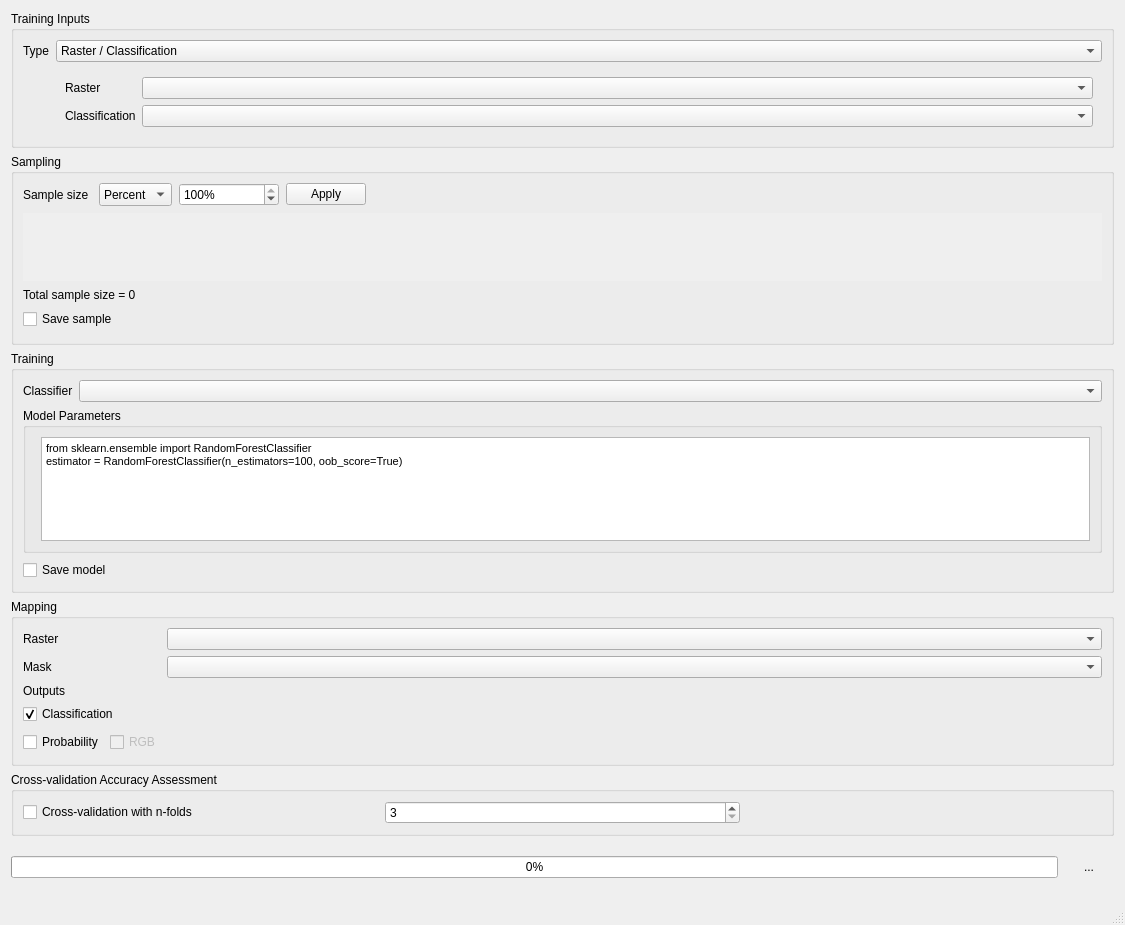
<?xml version="1.0" encoding="UTF-8"?>
<ui version="4.0">
 <class>MainWindow</class>
 <widget class="QMainWindow" name="MainWindow">
  <property name="geometry">
   <rect>
    <x>0</x>
    <y>0</y>
    <width>1125</width>
    <height>925</height>
   </rect>
  </property>
  <property name="sizePolicy">
   <sizepolicy hsizetype="Preferred" vsizetype="Preferred">
    <horstretch>0</horstretch>
    <verstretch>0</verstretch>
   </sizepolicy>
  </property>
  <property name="windowTitle">
   <string>Classification Workflow</string>
  </property>
  <widget class="QWidget" name="centralwidget">
   <layout class="QVBoxLayout" name="verticalLayout" stretch="0,0">
    <property name="leftMargin">
     <number>11</number>
    </property>
    <property name="topMargin">
     <number>11</number>
    </property>
    <property name="rightMargin">
     <number>11</number>
    </property>
    <property name="bottomMargin">
     <number>11</number>
    </property>
    <item>
     <widget class="QScrollArea" name="scrollArea">
      <property name="frameShape">
       <enum>QFrame::NoFrame</enum>
      </property>
      <property name="horizontalScrollBarPolicy">
       <enum>Qt::ScrollBarAlwaysOff</enum>
      </property>
      <property name="widgetResizable">
       <bool>true</bool>
      </property>
      <widget class="QWidget" name="scrollAreaWidgetContents">
       <property name="geometry">
        <rect>
         <x>0</x>
         <y>0</y>
         <width>1103</width>
         <height>798</height>
        </rect>
       </property>
       <layout class="QVBoxLayout" name="verticalLayout_2" stretch="0,0,1,0,0">
        <property name="leftMargin">
         <number>0</number>
        </property>
        <property name="topMargin">
         <number>0</number>
        </property>
        <property name="rightMargin">
         <number>0</number>
        </property>
        <property name="bottomMargin">
         <number>0</number>
        </property>
        <item>
         <widget class="QGroupBox" name="groupBox">
          <property name="minimumSize">
           <size>
            <width>0</width>
            <height>0</height>
           </size>
          </property>
          <property name="title">
           <string>Training Inputs</string>
          </property>
          <layout class="QFormLayout" name="formLayout_6">
           <item row="0" column="0">
            <widget class="QLabel" name="label_6">
             <property name="text">
              <string>Type</string>
             </property>
            </widget>
           </item>
           <item row="0" column="1">
            <layout class="QHBoxLayout" name="horizontalLayout_6">
             <item>
              <widget class="QComboBox" name="uiTrainingType_">
               <item>
                <property name="text">
                 <string>Raster / Classification</string>
                </property>
               </item>
               <item>
                <property name="text">
                 <string>Raster / Vector Classification</string>
                </property>
               </item>
               <item>
                <property name="text">
                 <string>labeled Library</string>
                </property>
               </item>
              </widget>
             </item>
            </layout>
           </item>
           <item row="1" column="1">
            <widget class="QStackedWidget" name="stackedWidget">
             <property name="currentIndex">
              <number>0</number>
             </property>
             <widget class="QWidget" name="raster">
              <layout class="QFormLayout" name="formLayout_4">
               <item row="0" column="0">
                <widget class="QLabel" name="label_5">
                 <property name="text">
                  <string>Raster</string>
                 </property>
                </widget>
               </item>
               <item row="0" column="1">
                <widget class="QgsMapLayerComboBox" name="uiType0Raster_">
                 <property name="currentIndex">
                  <number>-1</number>
                 </property>
                 <property name="allowEmptyLayer">
                  <bool>true</bool>
                 </property>
                </widget>
               </item>
               <item row="1" column="1">
                <layout class="QHBoxLayout" name="horizontalLayout_9">
                 <item>
                  <widget class="QgsMapLayerComboBox" name="uiType0Classification_">
                   <property name="enabled">
                    <bool>true</bool>
                   </property>
                   <property name="currentIndex">
                    <number>-1</number>
                   </property>
                   <property name="allowEmptyLayer">
                    <bool>true</bool>
                   </property>
                  </widget>
                 </item>
                </layout>
               </item>
               <item row="1" column="0">
                <widget class="QLabel" name="label_17">
                 <property name="text">
                  <string>Classification</string>
                 </property>
                 <property name="textFormat">
                  <enum>Qt::AutoText</enum>
                 </property>
                </widget>
               </item>
              </layout>
             </widget>
             <widget class="QWidget" name="vector">
              <layout class="QFormLayout" name="formLayout_7">
               <item row="0" column="0">
                <widget class="QLabel" name="label_9">
                 <property name="text">
                  <string>Raster</string>
                 </property>
                </widget>
               </item>
               <item row="0" column="1">
                <widget class="QgsMapLayerComboBox" name="uiType1Raster_">
                 <property name="currentIndex">
                  <number>-1</number>
                 </property>
                 <property name="allowEmptyLayer">
                  <bool>true</bool>
                 </property>
                </widget>
               </item>
               <item row="1" column="1">
                <layout class="QHBoxLayout" name="horizontalLayout_11">
                 <item>
                  <widget class="QgsMapLayerComboBox" name="uiType1VectorClassification_">
                   <property name="enabled">
                    <bool>true</bool>
                   </property>
                   <property name="currentIndex">
                    <number>-1</number>
                   </property>
                   <property name="allowEmptyLayer">
                    <bool>true</bool>
                   </property>
                  </widget>
                 </item>
                 <item>
                  <widget class="QToolButton" name="uiType1Dialog_">
                   <property name="toolTip">
                    <string>change classification scheme</string>
                   </property>
                   <property name="text">
                    <string>...</string>
                   </property>
                   <property name="icon">
                    <iconset>
                     <normaloff>:/images/themes/default/rendererCategorizedSymbol.svg</normaloff>:/images/themes/default/rendererCategorizedSymbol.svg</iconset>
                   </property>
                   <property name="autoRaise">
                    <bool>true</bool>
                   </property>
                  </widget>
                 </item>
                </layout>
               </item>
               <item row="1" column="0">
                <widget class="QLabel" name="label_19">
                 <property name="text">
                  <string>Vector Classification</string>
                 </property>
                 <property name="textFormat">
                  <enum>Qt::AutoText</enum>
                 </property>
                </widget>
               </item>
              </layout>
             </widget>
             <widget class="QWidget" name="library">
              <layout class="QFormLayout" name="formLayout_8">
               <item row="0" column="0">
                <widget class="QLabel" name="label_12">
                 <property name="text">
                  <string>Library</string>
                 </property>
                </widget>
               </item>
               <item row="0" column="1">
                <layout class="QHBoxLayout" name="horizontalLayout_8" stretch="2">
                 <item>
                  <widget class="QgsMapLayerComboBox" name="uiType2Library_">
                   <property name="enabled">
                    <bool>true</bool>
                   </property>
                   <property name="currentIndex">
                    <number>-1</number>
                   </property>
                   <property name="allowEmptyLayer">
                    <bool>true</bool>
                   </property>
                  </widget>
                 </item>
                </layout>
               </item>
              </layout>
             </widget>
            </widget>
           </item>
          </layout>
         </widget>
        </item>
        <item>
         <widget class="QGroupBox" name="groupBox_2">
          <property name="sizePolicy">
           <sizepolicy hsizetype="Preferred" vsizetype="Preferred">
            <horstretch>0</horstretch>
            <verstretch>0</verstretch>
           </sizepolicy>
          </property>
          <property name="minimumSize">
           <size>
            <width>0</width>
            <height>0</height>
           </size>
          </property>
          <property name="title">
           <string>Sampling</string>
          </property>
          <layout class="QVBoxLayout" name="uiSamplingLayout_">
           <property name="spacing">
            <number>7</number>
           </property>
           <property name="bottomMargin">
            <number>11</number>
           </property>
           <item>
            <layout class="QHBoxLayout" name="horizontalLayout_7" stretch="0,0,0,0,0">
             <property name="spacing">
              <number>7</number>
             </property>
             <item>
              <widget class="QLabel" name="label_8">
               <property name="text">
                <string>Sample size </string>
               </property>
              </widget>
             </item>
             <item>
              <widget class="QComboBox" name="uiSampeMode_">
               <property name="sizePolicy">
                <sizepolicy hsizetype="Fixed" vsizetype="Preferred">
                 <horstretch>0</horstretch>
                 <verstretch>0</verstretch>
                </sizepolicy>
               </property>
               <item>
                <property name="text">
                 <string>Percent</string>
                </property>
               </item>
               <item>
                <property name="text">
                 <string>Pixel</string>
                </property>
               </item>
              </widget>
             </item>
             <item>
              <widget class="QStackedWidget" name="uiStacked_">
               <property name="enabled">
                <bool>true</bool>
               </property>
               <property name="maximumSize">
                <size>
                 <width>100</width>
                 <height>16777215</height>
                </size>
               </property>
               <property name="lineWidth">
                <number>0</number>
               </property>
               <property name="currentIndex">
                <number>0</number>
               </property>
               <widget class="QWidget" name="page">
                <layout class="QHBoxLayout" name="horizontalLayout">
                 <property name="spacing">
                  <number>0</number>
                 </property>
                 <property name="leftMargin">
                  <number>0</number>
                 </property>
                 <property name="topMargin">
                  <number>0</number>
                 </property>
                 <property name="rightMargin">
                  <number>0</number>
                 </property>
                 <property name="bottomMargin">
                  <number>0</number>
                 </property>
                 <item>
                  <widget class="QSpinBox" name="uiSampleSizePercent_">
                   <property name="enabled">
                    <bool>true</bool>
                   </property>
                   <property name="maximumSize">
                    <size>
                     <width>100</width>
                     <height>16777215</height>
                    </size>
                   </property>
                   <property name="suffix">
                    <string>%</string>
                   </property>
                   <property name="maximum">
                    <number>100</number>
                   </property>
                   <property name="value">
                    <number>100</number>
                   </property>
                  </widget>
                 </item>
                </layout>
               </widget>
               <widget class="QWidget" name="page_2">
                <layout class="QHBoxLayout" name="horizontalLayout_5">
                 <property name="spacing">
                  <number>0</number>
                 </property>
                 <property name="leftMargin">
                  <number>0</number>
                 </property>
                 <property name="topMargin">
                  <number>0</number>
                 </property>
                 <property name="rightMargin">
                  <number>0</number>
                 </property>
                 <property name="bottomMargin">
                  <number>0</number>
                 </property>
                 <item>
                  <widget class="QSpinBox" name="uiSampleSizePixel_">
                   <property name="enabled">
                    <bool>true</bool>
                   </property>
                   <property name="maximumSize">
                    <size>
                     <width>100</width>
                     <height>16777215</height>
                    </size>
                   </property>
                   <property name="suffix">
                    <string> px</string>
                   </property>
                   <property name="prefix">
                    <string/>
                   </property>
                   <property name="maximum">
                    <number>999999999</number>
                   </property>
                   <property name="value">
                    <number>0</number>
                   </property>
                  </widget>
                 </item>
                </layout>
               </widget>
              </widget>
             </item>
             <item>
              <widget class="QPushButton" name="uiApply_">
               <property name="text">
                <string>Apply</string>
               </property>
              </widget>
             </item>
             <item>
              <spacer name="horizontalSpacer">
               <property name="orientation">
                <enum>Qt::Horizontal</enum>
               </property>
               <property name="sizeHint" stdset="0">
                <size>
                 <width>40</width>
                 <height>20</height>
                </size>
               </property>
              </spacer>
             </item>
            </layout>
           </item>
           <item>
            <widget class="QScrollArea" name="uiScrollArea_1">
             <property name="frameShape">
              <enum>QFrame::NoFrame</enum>
             </property>
             <property name="frameShadow">
              <enum>QFrame::Plain</enum>
             </property>
             <property name="verticalScrollBarPolicy">
              <enum>Qt::ScrollBarAsNeeded</enum>
             </property>
             <property name="horizontalScrollBarPolicy">
              <enum>Qt::ScrollBarAsNeeded</enum>
             </property>
             <property name="widgetResizable">
              <bool>true</bool>
             </property>
             <widget class="QWidget" name="uiScrollWidget_1">
              <property name="geometry">
               <rect>
                <x>0</x>
                <y>0</y>
                <width>1083</width>
                <height>69</height>
               </rect>
              </property>
              <layout class="QVBoxLayout" name="verticalLayout_3">
               <property name="spacing">
                <number>0</number>
               </property>
               <property name="leftMargin">
                <number>0</number>
               </property>
               <property name="topMargin">
                <number>0</number>
               </property>
               <property name="rightMargin">
                <number>0</number>
               </property>
               <property name="bottomMargin">
                <number>0</number>
               </property>
               <item>
                <layout class="QVBoxLayout" name="layout_">
                 <item>
                  <widget class="QWidget" name="widget_" native="true">
                   <property name="sizePolicy">
                    <sizepolicy hsizetype="Preferred" vsizetype="Preferred">
                     <horstretch>0</horstretch>
                     <verstretch>0</verstretch>
                    </sizepolicy>
                   </property>
                   <property name="minimumSize">
                    <size>
                     <width>30</width>
                     <height>30</height>
                    </size>
                   </property>
                  </widget>
                 </item>
                </layout>
               </item>
              </layout>
             </widget>
            </widget>
           </item>
           <item>
            <widget class="QLabel" name="uiTotalSampleSize_">
             <property name="text">
              <string>Total sample size = 0</string>
             </property>
            </widget>
           </item>
           <item>
            <layout class="QFormLayout" name="formLayout_2">
             <item row="0" column="0">
              <widget class="QCheckBox" name="checkBox_2">
               <property name="text">
                <string>Save sample</string>
               </property>
              </widget>
             </item>
             <item row="0" column="1">
              <widget class="QgsFileWidget" name="uiSampledClassificationFilename_">
               <property name="enabled">
                <bool>false</bool>
               </property>
               <property name="minimumSize">
                <size>
                 <width>0</width>
                 <height>22</height>
                </size>
               </property>
               <property name="defaultRoot">
                <string/>
               </property>
              </widget>
             </item>
            </layout>
           </item>
          </layout>
         </widget>
        </item>
        <item>
         <widget class="QGroupBox" name="groupBox_6">
          <property name="minimumSize">
           <size>
            <width>0</width>
            <height>0</height>
           </size>
          </property>
          <property name="title">
           <string>Training</string>
          </property>
          <layout class="QVBoxLayout" name="verticalLayout_5">
           <item>
            <layout class="QHBoxLayout" name="horizontalLayout_10" stretch="0,1">
             <item>
              <widget class="QLabel" name="label_16">
               <property name="text">
                <string>Classifier</string>
               </property>
              </widget>
             </item>
             <item>
              <widget class="QComboBox" name="uiClassifier_">
               <property name="sizePolicy">
                <sizepolicy hsizetype="Preferred" vsizetype="Preferred">
                 <horstretch>0</horstretch>
                 <verstretch>0</verstretch>
                </sizepolicy>
               </property>
              </widget>
             </item>
            </layout>
           </item>
           <item>
            <widget class="QgsCollapsibleGroupBox" name="mGroupBox_5">
             <property name="sizePolicy">
              <sizepolicy hsizetype="Preferred" vsizetype="Expanding">
               <horstretch>0</horstretch>
               <verstretch>2</verstretch>
              </sizepolicy>
             </property>
             <property name="minimumSize">
              <size>
               <width>0</width>
               <height>0</height>
              </size>
             </property>
             <property name="title">
              <string>Model Parameters</string>
             </property>
             <layout class="QFormLayout" name="formLayout_3">
              <item row="0" column="1">
               <widget class="QTextEdit" name="uiCode_">
                <property name="sizePolicy">
                 <sizepolicy hsizetype="Expanding" vsizetype="Expanding">
                  <horstretch>0</horstretch>
                  <verstretch>1</verstretch>
                 </sizepolicy>
                </property>
                <property name="minimumSize">
                 <size>
                  <width>0</width>
                  <height>0</height>
                 </size>
                </property>
                <property name="maximumSize">
                 <size>
                  <width>16777215</width>
                  <height>16777215</height>
                 </size>
                </property>
                <property name="html">
                 <string>&lt;!DOCTYPE HTML PUBLIC &quot;-//W3C//DTD HTML 4.0//EN&quot; &quot;http://www.w3.org/TR/REC-html40/strict.dtd&quot;&gt;
&lt;html&gt;&lt;head&gt;&lt;meta name=&quot;qrichtext&quot; content=&quot;1&quot; /&gt;&lt;style type=&quot;text/css&quot;&gt;
p, li { white-space: pre-wrap; }
&lt;/style&gt;&lt;/head&gt;&lt;body style=&quot; font-family:'MS Shell Dlg 2'; font-size:8.25pt; font-weight:400; font-style:normal;&quot;&gt;
&lt;p style=&quot; margin-top:0px; margin-bottom:0px; margin-left:0px; margin-right:0px; -qt-block-indent:0; text-indent:0px;&quot;&gt;&lt;span style=&quot; font-size:8pt;&quot;&gt;from sklearn.ensemble import RandomForestClassifier&lt;/span&gt;&lt;/p&gt;
&lt;p style=&quot; margin-top:0px; margin-bottom:0px; margin-left:0px; margin-right:0px; -qt-block-indent:0; text-indent:0px;&quot;&gt;&lt;span style=&quot; font-size:8pt;&quot;&gt;estimator = RandomForestClassifier(n_estimators=100, oob_score=True)&lt;/span&gt;&lt;/p&gt;&lt;/body&gt;&lt;/html&gt;</string>
                </property>
               </widget>
              </item>
             </layout>
            </widget>
           </item>
           <item>
            <layout class="QHBoxLayout" name="horizontalLayout_12">
             <item>
              <widget class="QCheckBox" name="checkBox_3">
               <property name="text">
                <string>Save model</string>
               </property>
              </widget>
             </item>
             <item>
              <widget class="QgsFileWidget" name="uiModelFilename_">
               <property name="enabled">
                <bool>false</bool>
               </property>
               <property name="minimumSize">
                <size>
                 <width>0</width>
                 <height>22</height>
                </size>
               </property>
               <property name="defaultRoot">
                <string/>
               </property>
              </widget>
             </item>
            </layout>
           </item>
          </layout>
         </widget>
        </item>
        <item>
         <widget class="QGroupBox" name="groupBox_4">
          <property name="minimumSize">
           <size>
            <width>0</width>
            <height>0</height>
           </size>
          </property>
          <property name="title">
           <string>Mapping</string>
          </property>
          <layout class="QFormLayout" name="formLayout">
           <item row="0" column="1">
            <widget class="QgsMapLayerComboBox" name="uiRaster2_">
             <property name="currentIndex">
              <number>-1</number>
             </property>
             <property name="allowEmptyLayer">
              <bool>true</bool>
             </property>
            </widget>
           </item>
           <item row="3" column="0">
            <widget class="QCheckBox" name="checkBox_4">
             <property name="text">
              <string>Classification</string>
             </property>
             <property name="checked">
              <bool>true</bool>
             </property>
            </widget>
           </item>
           <item row="3" column="1">
            <widget class="QgsFileWidget" name="uiClassificationFilename_">
             <property name="minimumSize">
              <size>
               <width>0</width>
               <height>22</height>
              </size>
             </property>
             <property name="defaultRoot">
              <string/>
             </property>
            </widget>
           </item>
           <item row="4" column="0">
            <layout class="QHBoxLayout" name="horizontalLayout_4">
             <item>
              <widget class="QCheckBox" name="checkBox_5">
               <property name="text">
                <string>Probability</string>
               </property>
              </widget>
             </item>
             <item>
              <widget class="QCheckBox" name="uiRGB_">
               <property name="enabled">
                <bool>false</bool>
               </property>
               <property name="text">
                <string>RGB</string>
               </property>
              </widget>
             </item>
            </layout>
           </item>
           <item row="4" column="1">
            <widget class="QgsFileWidget" name="uiProbabilityFilename_">
             <property name="enabled">
              <bool>false</bool>
             </property>
             <property name="minimumSize">
              <size>
               <width>0</width>
               <height>22</height>
              </size>
             </property>
             <property name="defaultRoot">
              <string/>
             </property>
            </widget>
           </item>
           <item row="0" column="0">
            <widget class="QLabel" name="label_2">
             <property name="text">
              <string>Raster</string>
             </property>
            </widget>
           </item>
           <item row="2" column="0">
            <widget class="QLabel" name="label_3">
             <property name="text">
              <string>Outputs</string>
             </property>
            </widget>
           </item>
           <item row="1" column="0">
            <widget class="QLabel" name="label_15">
             <property name="text">
              <string>Mask</string>
             </property>
             <property name="textFormat">
              <enum>Qt::AutoText</enum>
             </property>
            </widget>
           </item>
           <item row="1" column="1">
            <widget class="QgsMapLayerComboBox" name="uiMask_">
             <property name="enabled">
              <bool>true</bool>
             </property>
             <property name="currentIndex">
              <number>-1</number>
             </property>
             <property name="allowEmptyLayer">
              <bool>true</bool>
             </property>
            </widget>
           </item>
          </layout>
         </widget>
        </item>
        <item>
         <widget class="QGroupBox" name="groupBox_5">
          <property name="minimumSize">
           <size>
            <width>0</width>
            <height>0</height>
           </size>
          </property>
          <property name="title">
           <string>Cross-validation Accuracy Assessment</string>
          </property>
          <layout class="QHBoxLayout" name="horizontalLayout_17" stretch="0,0,0">
           <item>
            <widget class="QCheckBox" name="checkBox_6">
             <property name="text">
              <string>Cross-validation with n-folds</string>
             </property>
            </widget>
           </item>
           <item>
            <widget class="QSpinBox" name="uiNFold_">
             <property name="minimum">
              <number>3</number>
             </property>
             <property name="maximum">
              <number>10</number>
             </property>
             <property name="value">
              <number>3</number>
             </property>
            </widget>
           </item>
           <item>
            <widget class="QgsFileWidget" name="uiReportFilename_">
             <property name="enabled">
              <bool>false</bool>
             </property>
             <property name="minimumSize">
              <size>
               <width>0</width>
               <height>22</height>
              </size>
             </property>
             <property name="defaultRoot">
              <string/>
             </property>
            </widget>
           </item>
          </layout>
         </widget>
        </item>
       </layout>
      </widget>
     </widget>
    </item>
    <item>
     <layout class="QHBoxLayout" name="horizontalLayout_3">
      <item>
       <widget class="QProgressBar" name="uiProgressBar_">
        <property name="value">
         <number>0</number>
        </property>
       </widget>
      </item>
      <item>
       <widget class="QToolButton" name="uiExecute_">
        <property name="minimumSize">
         <size>
          <width>50</width>
          <height>50</height>
         </size>
        </property>
        <property name="text">
         <string>...</string>
        </property>
        <property name="icon">
         <iconset>
          <normaloff>:/images/themes/default/propertyicons/action.svg</normaloff>:/images/themes/default/propertyicons/action.svg</iconset>
        </property>
        <property name="iconSize">
         <size>
          <width>50</width>
          <height>50</height>
         </size>
        </property>
        <property name="autoRaise">
         <bool>true</bool>
        </property>
       </widget>
      </item>
     </layout>
    </item>
   </layout>
  </widget>
  <widget class="QMenuBar" name="menubar">
   <property name="geometry">
    <rect>
     <x>0</x>
     <y>0</y>
     <width>1125</width>
     <height>21</height>
    </rect>
   </property>
  </widget>
  <widget class="QStatusBar" name="statusbar"/>
 </widget>
 <customwidgets>
  <customwidget>
   <class>QgsCollapsibleGroupBox</class>
   <extends>QGroupBox</extends>
   <header>qgscollapsiblegroupbox.h</header>
   <container>1</container>
  </customwidget>
  <customwidget>
   <class>QgsFileWidget</class>
   <extends>QWidget</extends>
   <header>qgsfilewidget.h</header>
  </customwidget>
  <customwidget>
   <class>QgsMapLayerComboBox</class>
   <extends>QComboBox</extends>
   <header>qgsmaplayercombobox.h</header>
  </customwidget>
 </customwidgets>
 <resources/>
 <connections>
  <connection>
   <sender>checkBox_4</sender>
   <signal>toggled(bool)</signal>
   <receiver>uiClassificationFilename_</receiver>
   <slot>setEnabled(bool)</slot>
   <hints>
    <hint type="sourcelabel">
     <x>105</x>
     <y>864</y>
    </hint>
    <hint type="destinationlabel">
     <x>311</x>
     <y>864</y>
    </hint>
   </hints>
  </connection>
  <connection>
   <sender>checkBox_6</sender>
   <signal>toggled(bool)</signal>
   <receiver>uiNFold_</receiver>
   <slot>setEnabled(bool)</slot>
   <hints>
    <hint type="sourcelabel">
     <x>143</x>
     <y>955</y>
    </hint>
    <hint type="destinationlabel">
     <x>222</x>
     <y>954</y>
    </hint>
   </hints>
  </connection>
  <connection>
   <sender>checkBox_6</sender>
   <signal>toggled(bool)</signal>
   <receiver>uiReportFilename_</receiver>
   <slot>setEnabled(bool)</slot>
   <hints>
    <hint type="sourcelabel">
     <x>103</x>
     <y>955</y>
    </hint>
    <hint type="destinationlabel">
     <x>688</x>
     <y>953</y>
    </hint>
   </hints>
  </connection>
  <connection>
   <sender>checkBox_3</sender>
   <signal>toggled(bool)</signal>
   <receiver>uiModelFilename_</receiver>
   <slot>setEnabled(bool)</slot>
   <hints>
    <hint type="sourcelabel">
     <x>90</x>
     <y>733</y>
    </hint>
    <hint type="destinationlabel">
     <x>403</x>
     <y>731</y>
    </hint>
   </hints>
  </connection>
  <connection>
   <sender>uiType0Raster_</sender>
   <signal>layerChanged(QgsMapLayer*)</signal>
   <receiver>uiRaster2_</receiver>
   <slot>setLayer(QgsMapLayer*)</slot>
   <hints>
    <hint type="sourcelabel">
     <x>315</x>
     <y>111</y>
    </hint>
    <hint type="destinationlabel">
     <x>324</x>
     <y>793</y>
    </hint>
   </hints>
  </connection>
  <connection>
   <sender>checkBox_2</sender>
   <signal>toggled(bool)</signal>
   <receiver>uiSampledClassificationFilename_</receiver>
   <slot>setEnabled(bool)</slot>
   <hints>
    <hint type="sourcelabel">
     <x>104</x>
     <y>331</y>
    </hint>
    <hint type="destinationlabel">
     <x>432</x>
     <y>336</y>
    </hint>
   </hints>
  </connection>
  <connection>
   <sender>uiSampeMode_</sender>
   <signal>currentIndexChanged(int)</signal>
   <receiver>uiStacked_</receiver>
   <slot>setCurrentIndex(int)</slot>
   <hints>
    <hint type="sourcelabel">
     <x>149</x>
     <y>209</y>
    </hint>
    <hint type="destinationlabel">
     <x>256</x>
     <y>209</y>
    </hint>
   </hints>
  </connection>
  <connection>
   <sender>checkBox_5</sender>
   <signal>toggled(bool)</signal>
   <receiver>uiRGB_</receiver>
   <slot>setEnabled(bool)</slot>
   <hints>
    <hint type="sourcelabel">
     <x>83</x>
     <y>894</y>
    </hint>
    <hint type="destinationlabel">
     <x>143</x>
     <y>894</y>
    </hint>
   </hints>
  </connection>
  <connection>
   <sender>checkBox_5</sender>
   <signal>toggled(bool)</signal>
   <receiver>uiProbabilityFilename_</receiver>
   <slot>setEnabled(bool)</slot>
   <hints>
    <hint type="sourcelabel">
     <x>53</x>
     <y>894</y>
    </hint>
    <hint type="destinationlabel">
     <x>377</x>
     <y>892</y>
    </hint>
   </hints>
  </connection>
  <connection>
   <sender>uiType1Raster_</sender>
   <signal>layerChanged(QgsMapLayer*)</signal>
   <receiver>uiRaster2_</receiver>
   <slot>setLayer(QgsMapLayer*)</slot>
   <hints>
    <hint type="sourcelabel">
     <x>223</x>
     <y>108</y>
    </hint>
    <hint type="destinationlabel">
     <x>197</x>
     <y>799</y>
    </hint>
   </hints>
  </connection>
  <connection>
   <sender>uiTrainingType_</sender>
   <signal>currentIndexChanged(int)</signal>
   <receiver>stackedWidget</receiver>
   <slot>setCurrentIndex(int)</slot>
   <hints>
    <hint type="sourcelabel">
     <x>1041</x>
     <y>66</y>
    </hint>
    <hint type="destinationlabel">
     <x>1098</x>
     <y>91</y>
    </hint>
   </hints>
  </connection>
 </connections>
</ui>
